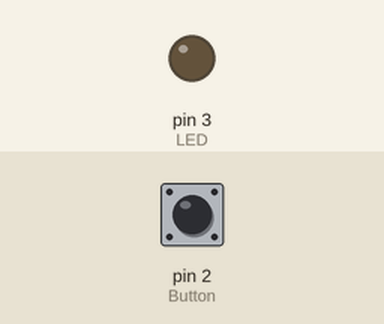
This sketch was run on a simulated Arduino Uno, built with avr-gcc and run on an emulated ATmega328P. Shown: output pins drawn as LEDs (lit = HIGH). Inputs (shaded band) come from the test bench; at power-on: pin 2 (Button) LOW.

Above: at 1.2 s.
1.3 s: pin 2 (Button) pulled HIGH for 0.15 s
At 2.3 s:
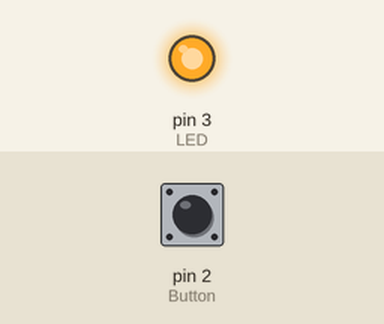
2.9 s: pin 2 (Button) pulled HIGH for 1 s
At 3.5 s:
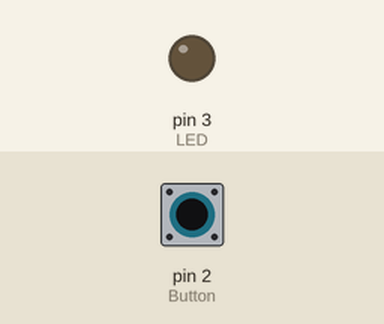
5.4 s: pin 2 (Button) pulled HIGH for 3.2 s
At 6.6 s:
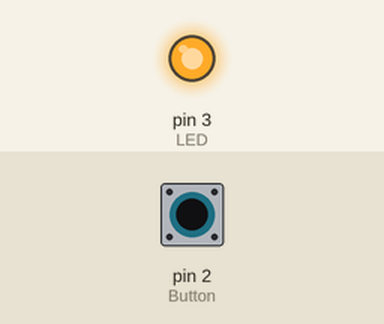
Timing chart, 0 to 8.4 s (numbered marks = the images above; inputs shaded):
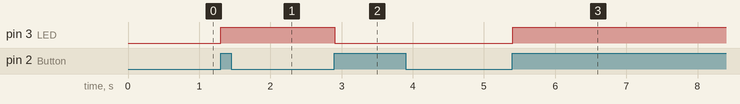

The sketch:

Debounce_button.ino
```cpp
 boolean currentButton = LOW ;
 boolean lastButton = LOW ;

int Button = 2 ;
int LED = 3 ;
boolean ledOn = false ;
void setup() {
  // put your setup code here, to run once:
  pinMode(Button,INPUT);
  pinMode(LED,OUTPUT);
}

void loop() {
  // put your main code here, to run repeatedly:
  currentButton = debounce(lastButton);
  if(currentButton == HIGH && lastButton== LOW){
      ledOn = !ledOn ;
    }
    lastButton = currentButton ;
      digitalWrite(LED,ledOn);
}

boolean debounce(boolean last){
    boolean current = digitalRead(Button);
    if(last != current){
        delay(5);
        current= digitalRead(Button);
        return current ;
      }

  }
```

Measured:
- after the input at 1.3 s, pin 3 (LED): LOW → HIGH at once
- after the input at 2.9 s, pin 3 (LED): HIGH → LOW at once
- after the input at 5.4 s, pin 3 (LED): LOW → HIGH at once
